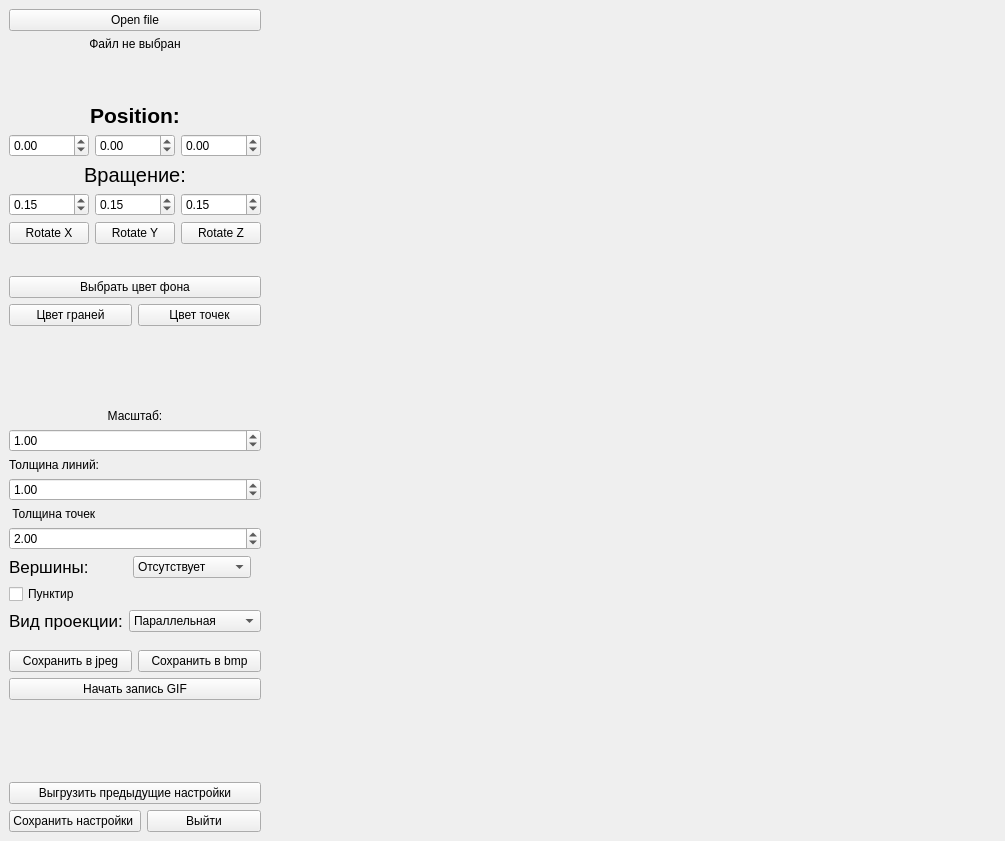
<?xml version="1.0" encoding="UTF-8"?>
<ui version="4.0">
 <class>MainWindow</class>
 <widget class="QMainWindow" name="MainWindow">
  <property name="geometry">
   <rect>
    <x>0</x>
    <y>0</y>
    <width>1005</width>
    <height>841</height>
   </rect>
  </property>
  <property name="windowTitle">
   <string>MainWindow</string>
  </property>
  <widget class="QWidget" name="centralwidget">
   <layout class="QHBoxLayout" name="horizontalLayout">
    <item>
     <layout class="QVBoxLayout" name="verticalLayout_2">
      <item>
       <layout class="QVBoxLayout" name="verticalLayout">
        <item>
         <widget class="QPushButton" name="file">
          <property name="text">
           <string>Open file</string>
          </property>
         </widget>
        </item>
        <item>
         <widget class="QLabel" name="label_5">
          <property name="text">
           <string>Файл не выбран</string>
          </property>
          <property name="alignment">
           <set>Qt::AlignCenter</set>
          </property>
         </widget>
        </item>
        <item>
         <widget class="QLabel" name="label_7">
          <property name="text">
           <string/>
          </property>
          <property name="alignment">
           <set>Qt::AlignCenter</set>
          </property>
         </widget>
        </item>
        <item>
         <spacer name="verticalSpacer_3">
          <property name="orientation">
           <enum>Qt::Vertical</enum>
          </property>
          <property name="sizeHint" stdset="0">
           <size>
            <width>20</width>
            <height>40</height>
           </size>
          </property>
         </spacer>
        </item>
        <item>
         <spacer name="verticalSpacer_4">
          <property name="orientation">
           <enum>Qt::Vertical</enum>
          </property>
          <property name="sizeHint" stdset="0">
           <size>
            <width>20</width>
            <height>100</height>
           </size>
          </property>
         </spacer>
        </item>
        <item>
         <widget class="QLabel" name="label_4">
          <property name="text">
           <string>&lt;html&gt;&lt;head/&gt;&lt;body&gt;&lt;p&gt;&lt;span style=&quot; font-size:16pt; font-weight:600;&quot;&gt;Position:&lt;/span&gt;&lt;/p&gt;&lt;/body&gt;&lt;/html&gt;</string>
          </property>
          <property name="alignment">
           <set>Qt::AlignCenter</set>
          </property>
         </widget>
        </item>
        <item>
         <layout class="QHBoxLayout" name="horizontalLayout_2">
          <item>
           <widget class="QDoubleSpinBox" name="xPos">
            <property name="minimum">
             <double>-999.990000000000009</double>
            </property>
            <property name="maximum">
             <double>999.990000000000009</double>
            </property>
            <property name="singleStep">
             <double>0.150000000000000</double>
            </property>
           </widget>
          </item>
          <item>
           <widget class="QDoubleSpinBox" name="yPos">
            <property name="minimum">
             <double>-999.990000000000009</double>
            </property>
            <property name="maximum">
             <double>999.990000000000009</double>
            </property>
            <property name="singleStep">
             <double>0.150000000000000</double>
            </property>
           </widget>
          </item>
          <item>
           <widget class="QDoubleSpinBox" name="zPos">
            <property name="minimum">
             <double>-99.989999999999995</double>
            </property>
            <property name="singleStep">
             <double>0.150000000000000</double>
            </property>
           </widget>
          </item>
         </layout>
        </item>
        <item>
         <widget class="QLabel" name="label_6">
          <property name="font">
           <font>
            <pointsize>15</pointsize>
           </font>
          </property>
          <property name="text">
           <string>Вращение:</string>
          </property>
          <property name="alignment">
           <set>Qt::AlignCenter</set>
          </property>
         </widget>
        </item>
        <item>
         <layout class="QHBoxLayout" name="horizontalLayout_3">
          <item>
           <widget class="QDoubleSpinBox" name="x_rot">
            <property name="minimum">
             <double>-99.000000000000000</double>
            </property>
            <property name="singleStep">
             <double>0.100000000000000</double>
            </property>
            <property name="value">
             <double>0.150000000000000</double>
            </property>
           </widget>
          </item>
          <item>
           <widget class="QDoubleSpinBox" name="y_rot">
            <property name="minimum">
             <double>-99.000000000000000</double>
            </property>
            <property name="singleStep">
             <double>0.100000000000000</double>
            </property>
            <property name="value">
             <double>0.150000000000000</double>
            </property>
           </widget>
          </item>
          <item>
           <widget class="QDoubleSpinBox" name="z_rot">
            <property name="minimum">
             <double>-99.000000000000000</double>
            </property>
            <property name="singleStep">
             <double>0.100000000000000</double>
            </property>
            <property name="value">
             <double>0.150000000000000</double>
            </property>
           </widget>
          </item>
         </layout>
        </item>
        <item>
         <layout class="QHBoxLayout" name="horizontalLayout_5">
          <item>
           <widget class="QPushButton" name="x_rot_button">
            <property name="text">
             <string>Rotate X</string>
            </property>
           </widget>
          </item>
          <item>
           <widget class="QPushButton" name="y_rot_button">
            <property name="text">
             <string>Rotate Y</string>
            </property>
           </widget>
          </item>
          <item>
           <widget class="QPushButton" name="pushButton_2">
            <property name="text">
             <string>Rotate Z</string>
            </property>
           </widget>
          </item>
         </layout>
        </item>
        <item>
         <spacer name="verticalSpacer_5">
          <property name="orientation">
           <enum>Qt::Vertical</enum>
          </property>
          <property name="sizeHint" stdset="0">
           <size>
            <width>20</width>
            <height>100</height>
           </size>
          </property>
         </spacer>
        </item>
        <item>
         <widget class="QPushButton" name="bg_color">
          <property name="text">
           <string>Выбрать цвет фона</string>
          </property>
         </widget>
        </item>
        <item>
         <layout class="QHBoxLayout" name="horizontalLayout_4">
          <item>
           <widget class="QPushButton" name="ribs_color">
            <property name="text">
             <string>Цвет граней</string>
            </property>
           </widget>
          </item>
          <item>
           <widget class="QPushButton" name="pushButton">
            <property name="text">
             <string>Цвет точек</string>
            </property>
           </widget>
          </item>
         </layout>
        </item>
        <item>
         <spacer name="verticalSpacer_2">
          <property name="orientation">
           <enum>Qt::Vertical</enum>
          </property>
          <property name="sizeHint" stdset="0">
           <size>
            <width>20</width>
            <height>150</height>
           </size>
          </property>
         </spacer>
        </item>
        <item>
         <widget class="QLabel" name="label">
          <property name="sizeIncrement">
           <size>
            <width>0</width>
            <height>0</height>
           </size>
          </property>
          <property name="text">
           <string>Масштаб:</string>
          </property>
          <property name="scaledContents">
           <bool>false</bool>
          </property>
          <property name="alignment">
           <set>Qt::AlignCenter</set>
          </property>
         </widget>
        </item>
        <item>
         <widget class="QDoubleSpinBox" name="scale">
          <property name="minimum">
           <double>0.250000000000000</double>
          </property>
          <property name="maximum">
           <double>1000.990000000000009</double>
          </property>
          <property name="singleStep">
           <double>0.500000000000000</double>
          </property>
          <property name="value">
           <double>1.000000000000000</double>
          </property>
         </widget>
        </item>
        <item>
         <widget class="QLabel" name="label_2">
          <property name="text">
           <string>Толщина линий:</string>
          </property>
         </widget>
        </item>
        <item>
         <widget class="QDoubleSpinBox" name="line">
          <property name="minimum">
           <double>0.010000000000000</double>
          </property>
          <property name="singleStep">
           <double>0.500000000000000</double>
          </property>
          <property name="value">
           <double>1.000000000000000</double>
          </property>
         </widget>
        </item>
        <item>
         <widget class="QLabel" name="label_3">
          <property name="text">
           <string> Толщина точек</string>
          </property>
         </widget>
        </item>
        <item>
         <widget class="QDoubleSpinBox" name="dots">
          <property name="minimum">
           <double>0.250000000000000</double>
          </property>
          <property name="singleStep">
           <double>0.500000000000000</double>
          </property>
          <property name="value">
           <double>2.000000000000000</double>
          </property>
         </widget>
        </item>
        <item>
         <layout class="QHBoxLayout" name="horizontalLayout_6">
          <item>
           <widget class="QLabel" name="label_8">
            <property name="font">
             <font>
              <pointsize>13</pointsize>
             </font>
            </property>
            <property name="text">
             <string>Вершины:</string>
            </property>
           </widget>
          </item>
          <item>
           <widget class="QComboBox" name="comboBox">
            <item>
             <property name="text">
              <string>Отсутствует</string>
             </property>
            </item>
            <item>
             <property name="text">
              <string>Круг</string>
             </property>
            </item>
            <item>
             <property name="text">
              <string>Квадрат</string>
             </property>
            </item>
           </widget>
          </item>
          <item>
           <spacer name="horizontalSpacer">
            <property name="orientation">
             <enum>Qt::Horizontal</enum>
            </property>
            <property name="sizeType">
             <enum>QSizePolicy::Fixed</enum>
            </property>
            <property name="sizeHint" stdset="0">
             <size>
              <width>10</width>
              <height>2</height>
             </size>
            </property>
           </spacer>
          </item>
         </layout>
        </item>
        <item>
         <widget class="QCheckBox" name="checkBox">
          <property name="layoutDirection">
           <enum>Qt::LeftToRight</enum>
          </property>
          <property name="text">
           <string>Пунктир</string>
          </property>
         </widget>
        </item>
        <item>
         <layout class="QHBoxLayout" name="horizontalLayout_7">
          <item>
           <widget class="QLabel" name="label_9">
            <property name="font">
             <font>
              <pointsize>13</pointsize>
             </font>
            </property>
            <property name="text">
             <string>Вид проекции:</string>
            </property>
           </widget>
          </item>
          <item>
           <widget class="QComboBox" name="comboBox_2">
            <property name="sizePolicy">
             <sizepolicy hsizetype="Ignored" vsizetype="Fixed">
              <horstretch>22</horstretch>
              <verstretch>0</verstretch>
             </sizepolicy>
            </property>
            <item>
             <property name="text">
              <string>Параллельная</string>
             </property>
            </item>
            <item>
             <property name="text">
              <string>Центральная</string>
             </property>
            </item>
           </widget>
          </item>
         </layout>
        </item>
        <item>
         <spacer name="verticalSpacer_6">
          <property name="orientation">
           <enum>Qt::Vertical</enum>
          </property>
          <property name="sizeType">
           <enum>QSizePolicy::Fixed</enum>
          </property>
          <property name="sizeHint" stdset="0">
           <size>
            <width>93</width>
            <height>12</height>
           </size>
          </property>
         </spacer>
        </item>
        <item>
         <layout class="QHBoxLayout" name="horizontalLayout_10">
          <item>
           <widget class="QPushButton" name="save_jpeg">
            <property name="text">
             <string>Сохранить в jpeg</string>
            </property>
           </widget>
          </item>
          <item>
           <widget class="QPushButton" name="save_bmp">
            <property name="text">
             <string>Сохранить в bmp</string>
            </property>
           </widget>
          </item>
         </layout>
        </item>
        <item>
         <layout class="QHBoxLayout" name="horizontalLayout_9">
          <item>
           <widget class="QPushButton" name="start_record">
            <property name="text">
             <string>Начать запись GIF</string>
            </property>
           </widget>
          </item>
         </layout>
        </item>
        <item>
         <spacer name="verticalSpacer">
          <property name="orientation">
           <enum>Qt::Vertical</enum>
          </property>
          <property name="sizeHint" stdset="0">
           <size>
            <width>20</width>
            <height>150</height>
           </size>
          </property>
         </spacer>
        </item>
        <item>
         <widget class="QPushButton" name="load_settings">
          <property name="text">
           <string>Выгрузить предыдущие настройки</string>
          </property>
         </widget>
        </item>
        <item>
         <layout class="QHBoxLayout" name="horizontalLayout_8">
          <item>
           <widget class="QPushButton" name="save_exit">
            <property name="text">
             <string>Сохранить настройки </string>
            </property>
           </widget>
          </item>
          <item>
           <widget class="QPushButton" name="exit">
            <property name="text">
             <string>Выйти</string>
            </property>
           </widget>
          </item>
         </layout>
        </item>
       </layout>
      </item>
     </layout>
    </item>
    <item>
     <widget class="GLWidget" name="GLwidget" native="true">
      <property name="sizePolicy">
       <sizepolicy hsizetype="Expanding" vsizetype="Preferred">
        <horstretch>0</horstretch>
        <verstretch>0</verstretch>
       </sizepolicy>
      </property>
      <property name="layoutDirection">
       <enum>Qt::LeftToRight</enum>
      </property>
     </widget>
    </item>
   </layout>
  </widget>
  <widget class="QMenuBar" name="menubar">
   <property name="geometry">
    <rect>
     <x>0</x>
     <y>0</y>
     <width>1005</width>
     <height>22</height>
    </rect>
   </property>
  </widget>
 </widget>
 <customwidgets>
  <customwidget>
   <class>GLWidget</class>
   <extends>QWidget</extends>
   <header>glwidget.h</header>
   <container>1</container>
  </customwidget>
 </customwidgets>
 <resources/>
 <connections>
  <connection>
   <sender>exit</sender>
   <signal>released()</signal>
   <receiver>MainWindow</receiver>
   <slot>close()</slot>
   <hints>
    <hint type="sourcelabel">
     <x>66</x>
     <y>408</y>
    </hint>
    <hint type="destinationlabel">
     <x>52</x>
     <y>206</y>
    </hint>
   </hints>
  </connection>
 </connections>
</ui>
